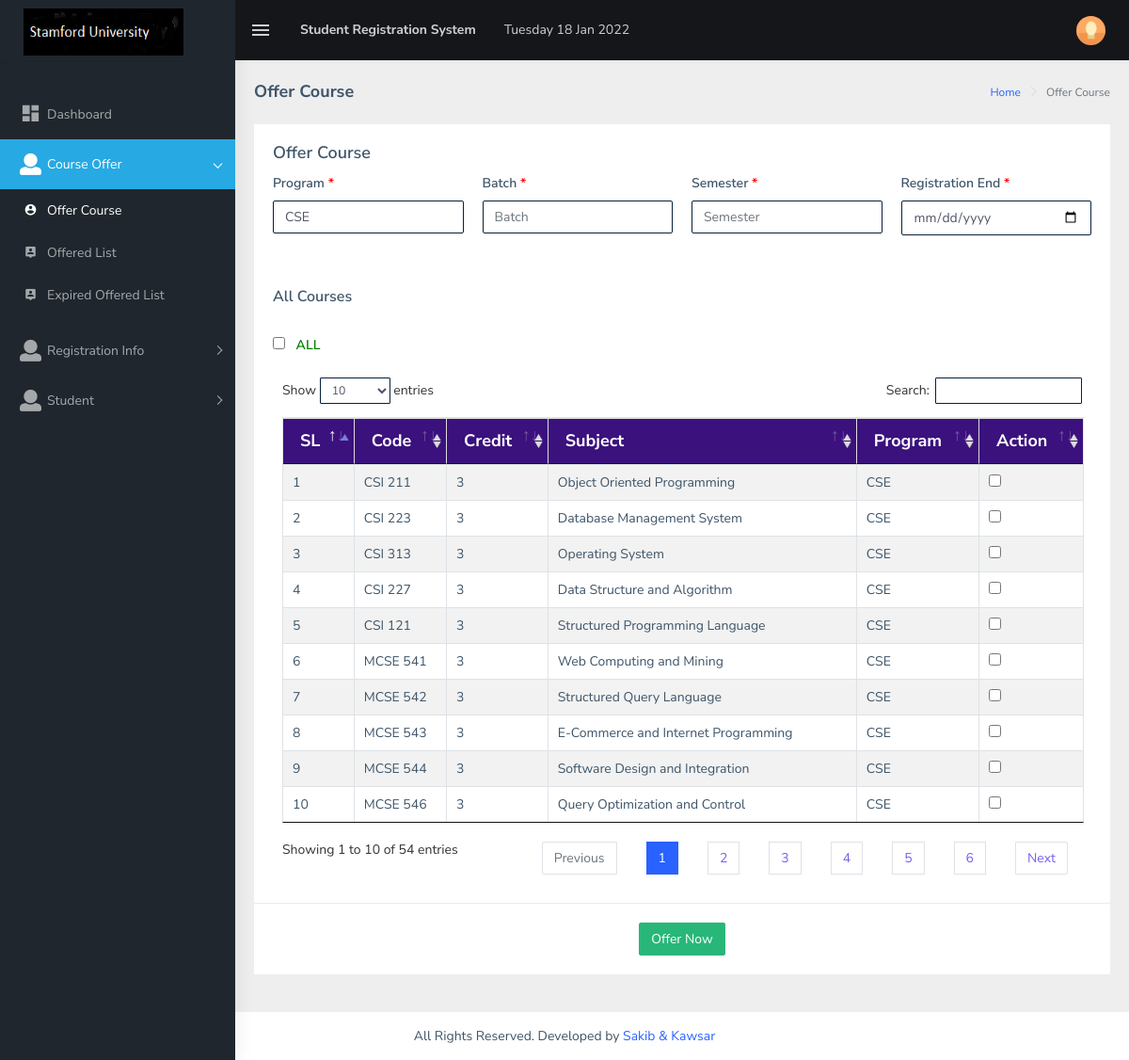
/app/offer-course.php (signed in), run on the app's committed database.
### tables this page shows
CREATE TABLE `courses` (
  `id` int(11) NOT NULL,
  `course_name` varchar(255) NOT NULL,
  `course_code` varchar(255) NOT NULL,
  `course_credit` int(11) NOT NULL,
  `program` varchar(255) NOT NULL,
  `prerequisite_course` int(11) NOT NULL DEFAULT 0,
  `course_teacher` varchar(255) NOT NULL,
  `deletion_status` tinyint(3) NOT NULL DEFAULT 0
);

### app/core/Database.php (called while the page is built, shortened)
<?php
Class Database {
    public $host = DB_HOST;
    public $user = DB_USER;
    public $pass = DB_PASS;
    public $dbname = DB_NAME;
    public $link;
    private function connectDB() {
        $this->link = new mysqli($this->host, $this->user, $this->pass, $this->dbname);
    }
    public function select($query) {
        $result = $this->link->query($query) or
                die($this->link->error . __LINE__);
        if ($result->num_rows > 0) {
            return $result;
        } else {
            return false;
        }
    }
}
?>

### app/class/Admin.php (called while the page is built, shortened)
<?php
class Admin {
    private $db;
    public function __construct() {
        $this->db = new Database();
    }
    public function getAllCourse() {
        $query = "SELECT * FROM courses WHERE deletion_status = 0";
        $result = $this->db->select($query);
        return $result;
    }
}
?>

### app/offer-course.php (the view, shortened to what this page needs)
<?php include 'header.php'; ?>
<?php include 'sidebar.php'; ?>
<?php
$getStu = $admin->getAllCourse();
?>
<div class="page-wrapper">
    <div class="page-breadcrumb">
        <div class="row">
            <div class="col-12 d-flex no-block align-items-center">
                <h4 class="page-title">Offer Course</h4>
                <div class="ml-auto text-right">
                    <nav aria-label="breadcrumb">
                        <ol class="breadcrumb">
                            <li class="breadcrumb-item"><a href="dashboard.php">Home</a></li>
                            <li class="breadcrumb-item active" aria-current="page">Offer Course</li>
                        </ol>
                    </nav>
                </div>
            </div>
        </div>
    </div>
    <div class="container-fluid">
        <div class="row">
            <div class="col-md-12">
                <div class="card">
                    <form class="form-horizontal" method = "post" action="">
                        <div class="card-body">
                            <h4 class="card-title">Offer Course</h4>
                            <div class="row">
                                <div class="col-md-3">
                                    <div class="form-group">
                                        <label for="program">Program<span style="color: red"> *</span></label>
                                        <input type="text" class="form-control" id="program" name="program" value="CSE" placeholder="Program Name" autocomplete="off" required>
                                    </div>
                                </div>
                                <div class="col-md-3">
                                    <div class="form-group">
                                        <label for="batch">Batch<span style="color: red"> *</span></label>
                                        <input type="number" class="form-control" id="batch" name="batch" placeholder="Batch" autocomplete="off" required>
                                    </div>
                                </div>
                                <div class="col-md-3">
                                    <div class="form-group">
                                        <label for="semester">Semester<span style="color: red"> *</span></label>
                                        <input type="number" class="form-control" id="semester" name="semester" placeholder="Semester" autocomplete="off" required>
                                    </div>
                                </div>
                                <div class="col-md-3">
                                    <div class="form-group">
                                        <label for="registration_end">Registration End<span style="color: red"> *</span></label>
                                        <input type="date" class="form-control" id="registration_end" name="registration_end" autocomplete="off" required>
                                    </div>
                                </div>
                            </div>
                        </div>
                        <div class="card-body">
                        <h5 class="card-title">All Courses</h5>
                        <br>
                        <div class="form-group">
                            <input type="checkbox" id="checkAll" name="" value="ALL">
                            <label style="margin-left: 8px;color: green">ALL</label>
                        </div>
                        <div class="table-responsive">
                            <table id="zero_config" class="table table-striped table-bordered tbl">
                                <thead>
                                    <tr>
                                        <th>SL</th>
                                        <th>Code</th>
                                        <th>Credit</th>
                                        <th>Subject</th>
                                        <th>Program</th>
                                        <th>Action</th>
                                    </tr>
                                </thead>
                                <tbody>
                                    <?php
                                    if ($getStu) {
                                        $i = 0;
                                        while ($result = $getStu->fetch_assoc()) {
                                            $i++;
                                            ?>
                                            <tr>
                                                <td><?php echo $i; ?></td>
                                                <td><?php echo $result['course_code']; ?></td>
                                                <td><?php echo $result['course_credit']; ?></td>
                                                <td><?php echo $result['course_name']; ?></td>
                                                <td><?php echo $result['program']; ?></td>
                                                <td>
                                                  <input type="checkbox" id="checkItem" name="cid[]" value="<?php echo $result['id']; ?>" class="checkItem">
                                                </td>
                                            </tr>
                                            <?php
                                        }
                                    }
                                    ?>
                                </tbody>
                            </table>
                        </div>
                    </div>
                        <div class="border-top">
                            <div class="card-body" align="center">
                                <button type="submit" name = "save" class="btn btn-success">Offer Now</button>
                            </div>
                        </div>
                    </form>
                </div>
            </div>
        </div>
    </div>
</div>
<?php include 'footer.php'; ?>

### app/header.php (style rules this page uses)
.form-control { border: 1px solid #07203a!important; }
.tbl th { background-color: #3b117d; color: white; border: 1px solid #ddd; padding: 8px; font-size: 18px; font-weight: bold; }

### data on the page
courses: course_code "CSI 211", course_credit "3", course_name "Object Oriented Programming", program "CSE"
courses: course_code "CSI 223", course_credit "3", course_name "Database Management System", program "CSE"
courses: course_code "CSI 313", course_credit "3", course_name "Operating System", program "CSE"
courses: course_code "CSI 227", course_credit "3", course_name "Data Structure and Algorithm", program "CSE"
courses: course_code "CSI 121", course_credit "3", course_name "Structured Programming Language", program "CSE"
courses: course_code "MCSE 541", course_credit "3", course_name "Web Computing and Mining", program "CSE"
courses: course_code "MCSE 542", course_credit "3", course_name "Structured Query Language", program "CSE"
courses: course_code "MCSE 543", course_credit "3", course_name "E-Commerce and Internet Programming", program "CSE"
courses: course_code "MCSE 544", course_credit "3", course_name "Software Design and Integration", program "CSE"
courses: course_code "MCSE 546", course_credit "3", course_name "Query Optimization and Control", program "CSE"
